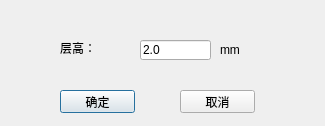
<?xml version="1.0" encoding="UTF-8"?>
<ui version="4.0">
 <class>GrowthLineLayerDialog</class>
 <widget class="QDialog" name="GrowthLineLayerDialog">
  <property name="geometry">
   <rect>
    <x>0</x>
    <y>0</y>
    <width>325</width>
    <height>126</height>
   </rect>
  </property>
  <property name="windowTitle">
   <string>生长线等层厚曲面分层参数</string>
  </property>
  <widget class="QLineEdit" name="lineEdit_2">
   <property name="geometry">
    <rect>
     <x>140</x>
     <y>40</y>
     <width>71</width>
     <height>20</height>
    </rect>
   </property>
   <property name="text">
    <string>2.0</string>
   </property>
  </widget>
  <widget class="QPushButton" name="pushButton_ok">
   <property name="geometry">
    <rect>
     <x>60</x>
     <y>90</y>
     <width>75</width>
     <height>23</height>
    </rect>
   </property>
   <property name="text">
    <string>确定</string>
   </property>
  </widget>
  <widget class="QLabel" name="label">
   <property name="geometry">
    <rect>
     <x>220</x>
     <y>40</y>
     <width>51</width>
     <height>20</height>
    </rect>
   </property>
   <property name="text">
    <string>mm</string>
   </property>
  </widget>
  <widget class="QPushButton" name="pushButton_quit">
   <property name="geometry">
    <rect>
     <x>180</x>
     <y>90</y>
     <width>75</width>
     <height>23</height>
    </rect>
   </property>
   <property name="text">
    <string>取消</string>
   </property>
  </widget>
  <widget class="QLabel" name="label_2">
   <property name="geometry">
    <rect>
     <x>60</x>
     <y>40</y>
     <width>71</width>
     <height>16</height>
    </rect>
   </property>
   <property name="text">
    <string>层高：</string>
   </property>
  </widget>
 </widget>
 <layoutdefault spacing="6" margin="11"/>
 <resources/>
 <connections>
  <connection>
   <sender>pushButton_ok</sender>
   <signal>clicked(bool)</signal>
   <receiver>GrowthLineLayerDialog</receiver>
   <slot>close()</slot>
   <hints>
    <hint type="sourcelabel">
     <x>97</x>
     <y>101</y>
    </hint>
    <hint type="destinationlabel">
     <x>150</x>
     <y>62</y>
    </hint>
   </hints>
  </connection>
  <connection>
   <sender>pushButton_quit</sender>
   <signal>clicked(bool)</signal>
   <receiver>GrowthLineLayerDialog</receiver>
   <slot>close()</slot>
   <hints>
    <hint type="sourcelabel">
     <x>217</x>
     <y>101</y>
    </hint>
    <hint type="destinationlabel">
     <x>150</x>
     <y>62</y>
    </hint>
   </hints>
  </connection>
 </connections>
</ui>
